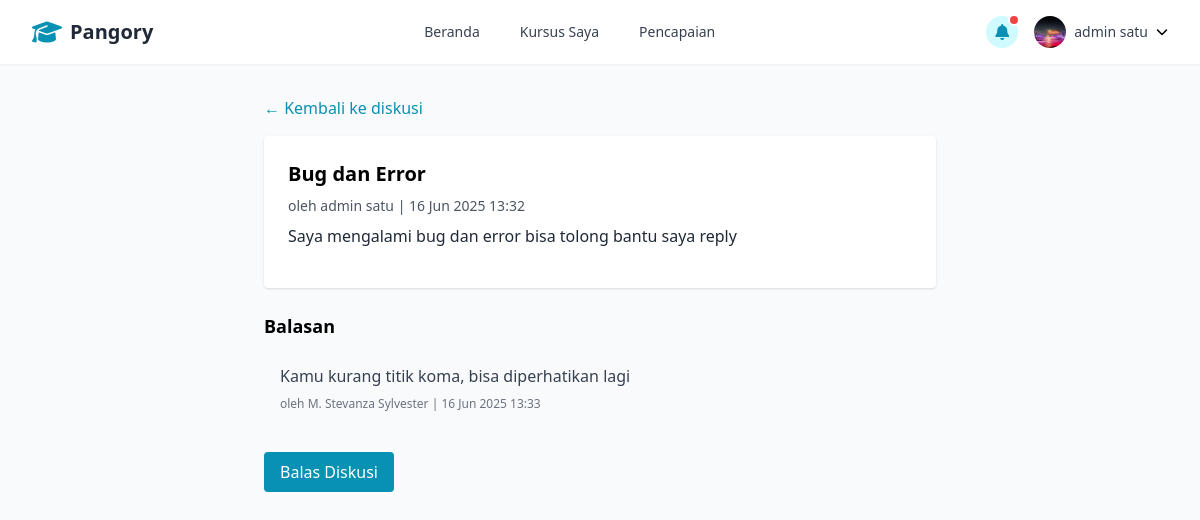
The app's page /courses/1/discussion/post/1/ (signed in) with its own data.
### accounts/models.py (models this page shows, shortened)
class User(AbstractUser):
    email = models.EmailField(_('email address'), unique=True)
    role = models.CharField(
        max_length=10,
        choices=UserRole.choices,
        default=UserRole.STUDENT,
    )
    USERNAME_FIELD = 'email'
    REQUIRED_FIELDS = ['username', 'first_name', 'last_name']

class UserProfile(models.Model):
    user = models.OneToOneField(User, on_delete=models.CASCADE, related_name='profile')
    bio = models.TextField(blank=True)
    avatar = models.ImageField(upload_to='avatars/', null=True, blank=True)
    date_of_birth = models.DateField(null=True, blank=True)
    phone_number = models.CharField(max_length=15, blank=True)
    address = models.TextField(blank=True)

### discussions/models.py (models this page shows, shortened)
class DiscussionPost(models.Model):
    course = models.ForeignKey(Course, on_delete=models.CASCADE, related_name='discussion_posts')
    author = models.ForeignKey(
        settings.AUTH_USER_MODEL,
        on_delete=models.CASCADE,
        related_name='discussion_posts'
    )
    topic = models.CharField(max_length=255)
    content = models.TextField()
    created_at = models.DateTimeField(auto_now_add=True)
    updated_at = models.DateTimeField(auto_now=True)
    class Meta:
        ordering = ['-created_at']

class DiscussionReply(models.Model):
    post = models.ForeignKey(DiscussionPost, on_delete=models.CASCADE, related_name='replies')
    author = models.ForeignKey(
        settings.AUTH_USER_MODEL,
        on_delete=models.CASCADE,
        related_name='discussion_replies'
    )
    content = models.TextField()
    created_at = models.DateTimeField(auto_now_add=True)
    updated_at = models.DateTimeField(auto_now=True)
    class Meta:
        ordering = ['created_at']
        verbose_name_plural = 'Discussion replies'

### discussions/views.py (the view)
# urls.py: path('courses/<int:course_id>/discussion/post/<int:post_id>/', discussions_views.discussion_post_detail, name='discussion_post_detail'),
@login_required
def discussion_post_detail(request, course_id, post_id):
    course = get_object_or_404(Course, pk=course_id)
    post = get_object_or_404(DiscussionPost, pk=post_id, course=course)
    user = request.user
    if not (course.students.filter(id=user.id).exists() or course.instructor.id == user.id or user.is_staff or user.is_superuser):
        raise PermissionDenied("Anda tidak terdaftar di kursus ini.")
    replies = DiscussionReply.objects.filter(post=post).order_by('created_at')
    return render(request, 'discuss/discussion_post_detail.html', {'course': course, 'post': post, 'replies': replies})

### templates/discuss/discussion_post_detail.html
{% extends "base.html" %}
{% block content %}
<div class="max-w-2xl mx-auto py-8">
    <a href="{% url 'course_discussion' course.id %}" class="text-cyan-600 hover:underline mb-4 inline-block">← Kembali ke diskusi</a>
    <div class="bg-white p-6 rounded shadow mb-6">
        <h3 class="text-xl font-bold mb-2">{{ post.topic }}</h3>
        <div class="text-gray-600 text-sm mb-2">oleh {{ post.author.get_full_name }} | {{ post.created_at|date:"d M Y H:i" }}</div>
        <div class="text-gray-800 mb-4">{{ post.content }}</div>
    </div>
    <h4 class="text-lg font-semibold mb-2">Balasan</h4>
    <div class="space-y-4 mb-6">
        {% for reply in replies %}
            <div class="bg-gray-50 p-4 rounded">
                <div class="text-gray-700">{{ reply.content }}</div>
                <div class="text-xs text-gray-500 mt-2">oleh {{ reply.author.get_full_name }} | {{ reply.created_at|date:"d M Y H:i" }}</div>
            </div>
        {% empty %}
            <p class="text-gray-500">Belum ada balasan.</p>
        {% endfor %}
    </div>
    <a href="{% url 'reply_to_discussion_post' course.id post.id %}" class="inline-block px-4 py-2 bg-cyan-600 text-white rounded hover:bg-cyan-700">Balas Diskusi</a>
</div>
{% endblock %}

### templates/base.html (shortened to what this page needs)
<!DOCTYPE html>
<html lang="en">
<head>
    <script src="https://cdn.tailwindcss.com"></script>
    <link rel="stylesheet" href="https://cdnjs.cloudflare.com/ajax/libs/font-awesome/6.5.0/css/all.min.css">
</head>
<body class="bg-gray-50">
    <nav class="bg-white shadow-sm">
        <div class="max-w-7xl mx-auto px-4 sm:px-6 lg:px-8">
            <div class="flex justify-between h-16">
                <div class="flex items-center">
                    <div class="flex-shrink-0 flex items-center">
                        <i class="fas fa-graduation-cap text-2xl text-cyan-600 mr-2"></i>
                        <span class="text-xl font-bold text-gray-800">Pangory</span>
                    </div>
                </div>
                <div class="hidden md:flex items-center space-x-4">
                    <a href="/" class="px-3 py-2 rounded-md text-sm font-medium text-gray-700 hover:text-cyan-600 transition">Beranda</a>
                    <a href="/courses/my" class="px-3 py-2 rounded-md text-sm font-medium text-gray-700 hover:text-cyan-600 transition">Kursus Saya</a>
                    <a href="#" class="px-3 py-2 rounded-md text-sm font-medium text-gray-700 hover:text-cyan-600 transition">Pencapaian</a>
                </div>
                <div class="hidden md:flex items-center space-x-4">
                    <div class="relative">
                        <button class="flex items-center space-x-2 focus:outline-none" id="notif-btn">
                            <div class="h-8 w-8 rounded-full bg-cyan-100 flex items-center justify-center">
                                <i class="fas fa-bell text-cyan-600"></i>
                            </div>
                        </button>
                        <span class="absolute top-0 right-0 block h-2 w-2 rounded-full bg-red-500 ring-2 ring-white"></span>
                    </div>
                    <div class="relative" id="profile-menu-container">
                        <button id="user-menu-button" class="flex items-center space-x-2 focus:outline-none">
                            <img class="h-8 w-8 rounded-full" src="{% if user.profile.avatar %}{{ user.profile.avatar.url }}{% else %}https://randomuser.me/api/portraits/men/32.jpg{% endif %}" alt="User profile">
                            <span class="text-sm font-medium text-gray-700">{{ user.first_name }} {{ user.last_name }}</span>
                            <i class="fas fa-chevron-down text-xs ml-1"></i>
                        </button>
                    </div>
                </div>
            </div>
        </div>
    </nav>
    <main>
        {% block content %}
        {% endblock %}
    </main>
</body>
</html>

### records on screen
User: avatar (picture), first_name "admin", last_name "satu"
DiscussionPost: topic "Bug dan Error", author.get_full_name "admin satu", created_at "16 Jun 2025 13:32", content "Saya mengalami bug dan error bisa tolong bantu saya reply"
DiscussionReply: content "Kamu kurang titik koma, bisa diperhatikan lagi", author.get_full_name "M. Stevanza Sylvester", created_at "16 Jun 2025 13:33"
